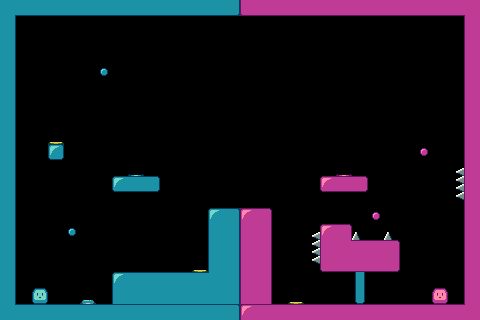

A level layout from a 2D game, rendered from its tile map. Below: a short description, then the map file with its tile-grid data intact:
An orthogonal 30x20 tile map with 16x16 px tiles, 1 tile layer (Tile Layer 1).

<map version="1.4" tiledversion="2021.01.13" orientation="orthogonal" renderorder="right-down" width="30" height="20" tilewidth="16" tileheight="16" infinite="0" nextlayerid="2" nextobjectid="1">
 <tileset firstgid="1" source="spritesheet.tsx" />
 <layer id="1" name="Tile Layer 1" width="30" height="20">
  <data encoding="csv">
109,66,66,66,66,66,66,66,66,66,66,66,66,66,105,108,70,70,70,70,70,70,70,70,70,70,70,70,70,112,
51,0,0,0,0,0,0,0,0,0,0,0,0,0,0,0,0,0,0,0,0,0,0,0,0,0,0,0,0,53,
51,0,0,0,0,0,0,0,0,0,0,0,0,0,0,0,0,0,0,0,0,0,0,0,0,0,0,0,0,53,
51,0,0,0,0,0,0,0,0,0,0,0,0,0,0,0,0,0,0,0,0,0,0,0,0,0,0,0,0,53,
51,0,0,0,0,0,113,0,0,0,0,0,0,0,0,0,0,0,0,0,0,0,0,0,0,0,0,0,0,53,
51,0,0,0,0,0,0,0,0,0,0,0,0,0,0,0,0,0,0,0,0,0,0,0,0,0,0,0,0,53,
51,0,0,0,0,0,0,0,0,0,0,0,0,0,0,0,0,0,0,0,0,0,0,0,0,0,0,0,0,53,
51,0,0,0,0,0,0,0,0,0,0,0,0,0,0,0,0,0,0,0,0,0,0,0,0,0,0,0,0,53,
51,0,0,9,0,0,0,0,0,0,0,0,0,0,0,0,0,0,0,0,0,0,0,0,0,0,0,0,0,53,
51,0,0,99,0,0,0,0,0,0,0,0,0,0,0,0,0,0,0,0,0,0,0,0,0,0,114,0,0,53,
51,0,0,0,0,0,0,0,97,0,0,0,0,0,0,0,0,0,0,0,0,98,0,0,0,0,0,0,80,53,
51,0,0,0,0,0,0,81,82,83,0,0,0,0,0,0,0,0,0,0,85,86,87,0,0,0,0,0,48,53,
51,0,0,0,0,0,0,0,0,0,0,0,0,0,0,0,0,0,0,0,0,0,0,0,0,0,0,0,79,53,
51,0,0,0,0,0,0,0,0,0,0,0,0,33,121,124,39,0,0,0,0,0,0,114,0,0,0,0,0,53,
51,0,0,0,113,0,0,0,0,0,0,0,0,49,51,53,55,0,0,80,37,39,61,0,61,0,0,0,0,53,
51,0,0,0,0,0,0,0,0,0,0,0,0,49,51,53,55,0,0,48,53,127,38,38,39,0,0,0,0,53,
51,0,0,0,0,0,0,0,0,0,0,0,9,49,51,53,55,0,0,79,69,70,70,70,71,0,0,0,0,53,
51,0,0,0,0,0,0,33,34,34,34,34,34,126,51,53,55,0,0,0,0,0,161,0,0,0,0,0,0,53,
51,0,1,0,0,13,0,49,50,50,50,50,50,50,51,53,55,0,9,0,0,0,145,0,0,0,0,5,0,53,
125,34,34,34,34,34,34,34,34,34,34,34,34,34,121,124,38,38,38,38,38,38,38,38,38,38,38,38,38,128
</data>
 </layer>
</map>
